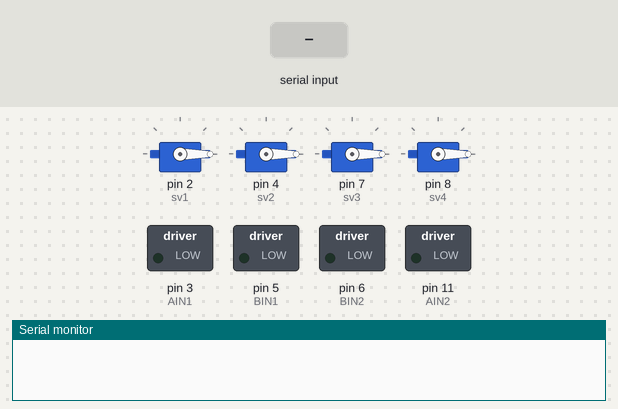
The sketch below on a simulated Arduino Uno, built with avr-gcc and run on an emulated ATmega328P. Parts: 4 × servo, switched loads named in the sketch (green lamp = pin HIGH), the last lines printed to the serial monitor. Inputs (shaded band) come from the test bench.

Above: at 1.2 s.
1.3 s: "e90\n" received over Serial
2.8 s: "e,45\n" received over Serial
At 3.5 s:
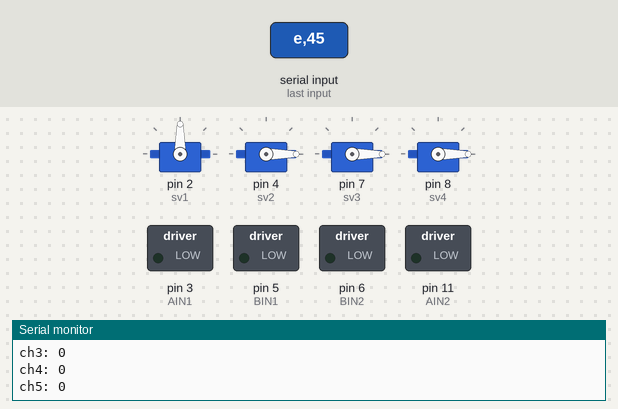
4.3 s: "e" received over Serial
At 5.1 s:
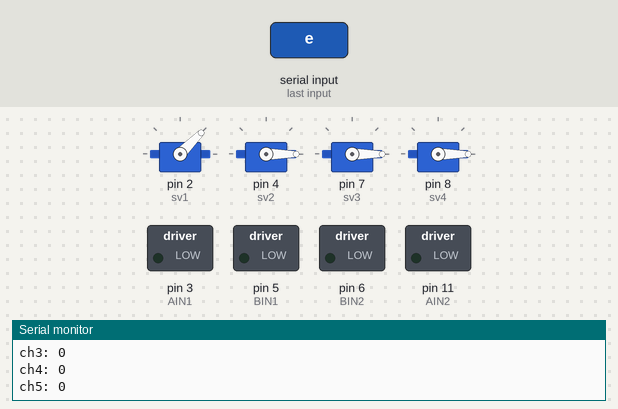
Timing chart, 0 to 7.3 s (numbered marks = the images above; inputs shaded):
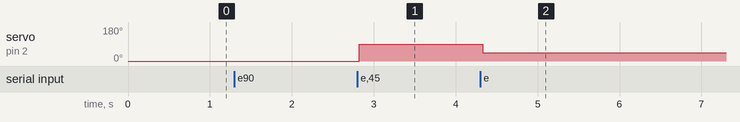

The sketch:

multiServo_dcMotor_serial.ino
```cpp
#include <Servo.h>
Servo sv1;
Servo sv2;
Servo sv3;
Servo sv4;

#define AIN1 3  // 右輪
#define AIN2 11
#define BIN1 5  // 左輪
#define BIN2 6

int angle;
int i = 0;
char buf[30];
int channel[6];


/* sample (default)
 * 4本指,手首,縦振り,横スライド,タイヤの回転方向,回転スピード
 * 80,170,60,90,0,100e
 */

void setup() {
  Serial.begin(9600);
  TCCR2B &= B11111000;  // 3,11番ピンの周波数を980Hzに変更
  TCCR2B |= B00000011;  // r=32の場合
  pinMode(AIN1, OUTPUT);
  pinMode(AIN2, OUTPUT);
  pinMode(BIN1, OUTPUT);
  pinMode(BIN2, OUTPUT);
  sv1.attach(2);  // pwm
  sv2.attach(4);  // pwm
  sv3.attach(7);  // pwm
  sv4.attach(8);  // pwm
}


void dc_motor(int orn, int speeds=100) {

  if(orn ==  0){
     //Serial.println("正転");
     analogWrite(AIN1, speeds);
     analogWrite(AIN2, 0);
     analogWrite(BIN1, speeds);
     analogWrite(BIN2, 0);
     }
  else if(orn == 1){
        //Serial.println("逆転");
     analogWrite(AIN1, 0);
     analogWrite(AIN2, speeds);
     analogWrite(BIN1, 0);
     analogWrite(BIN2, speeds);
     }
  else if(orn == 2){
       //Serial.println("右周り");
     analogWrite(AIN1, speeds);
     analogWrite(AIN2, 0);
     analogWrite(BIN1, 0);
     analogWrite(BIN2, speeds);
    }
  else if(orn == 3){
      //Serial.println("左周り");
     analogWrite(AIN1, 0);
     analogWrite(AIN2, speeds);
     analogWrite(BIN1, speeds);
     analogWrite(BIN2, 0);
    }
  else{
   //Serial.println("空転");
     analogWrite(AIN1, 0);
     analogWrite(AIN2, 0);
     analogWrite(BIN1, 0);
     analogWrite(BIN2, 0);
  }
}

void loop() {
  /* serialで受け取った文字列をモータのパラメータに変換 */
   if (Serial.available()) {
    buf[i] = Serial.read();
    if (buf[i] == 'e') {
      buf[i] = '\0';
      //Serial.println(buf);
      channel[0] = atoi(strtok(buf, ","));
      for(int n=1; n<6; n++){
        channel[n] = atoi(strtok(NULL, ","));
      }
      for(int n=0; n<6; n++){
        Serial.print("ch");
        Serial.print(n);
        Serial.print(": ");
        Serial.println(channel[n]);
      }
      i = 0;
    }
    else {
      i++;
    }
  }
  /* servo */
  sv1.write(channel[0]);
  sv2.write(channel[1]);
  sv3.write(channel[2]);
  sv4.write(channel[3]);
  /* dc motor */
  dc_motor(channel[4], channel[5]);

  delay(50);
}
```

Measured:
- after the input at 2.8 s, servo on pin 2 (sv1): 0° → 90° at once
- after the input at 4.3 s, servo on pin 2 (sv1): 90° → 45° at once
